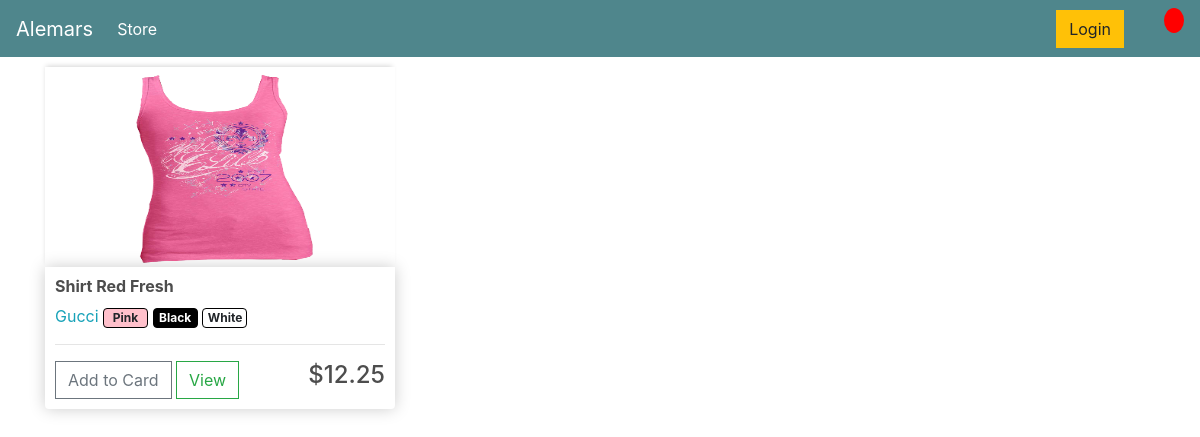
The app's page /store with its own data.
### product/models.py (models this page shows, shortened)
class TdtProduct(models.Model):
    GENDER_CHOICES = [
        ('0', 'male'),
        ('1', 'female'),
        ('2', 'others')
    ]
    tx_product_name = models.CharField(max_length=75)
    tx_description = models.CharField(max_length=75)
    gender = models.CharField(max_length=2, choices=GENDER_CHOICES)
    price_sale_unit = models.DecimalField(max_digits=8, decimal_places=2)
    id_subcategory = models.ForeignKey(CdtSubcategory, on_delete=models.CASCADE)
    id_brand = models.ForeignKey(CdtBrand, on_delete=models.CASCADE)
    id_vendor = models.ForeignKey(CdtVendor, on_delete=models.CASCADE)
    id_color = models.ManyToManyField(TdtColor)

class TdtColor(models.Model):
    tx_name_color = models.CharField(max_length=75)
    id_photo = models.ForeignKey(CdtProductPhoto, on_delete=models.CASCADE, null=True, blank=True)

class CdtProductPhoto(models.Model):
    tx_url_photo = models.ImageField(null=True, blank=True)
    bl_primary = models.BooleanField(default=False)
    """ @property
    def imageURL(self):
        url = self.tx_url_photo.url """

class CdtBrand(models.Model):
    tx_brand_name = models.CharField(max_length=50)

### product/views.py (the view)
# urls.py: path('store', ProductListView.as_view(), name = 'store')
class ProductListView(ListView):
    template_name = 'store.html'
    model = TdtProduct
    context_object_name = 'product'

### product/templates/store.html (shortened to what this page needs)
{% extends 'main.html' %}
{% load static %}
{% block content %}
<div class="row">
    {% for p in product %}
    <div class="col-lg-4">
        <img class="thumbnail img-fluid" src={% for i in p.id_color.all %}"{{i.id_photo.tx_url_photo.url}}"{% endfor %} alt="">
        <div class="box-element product">
            <h6><strong>{{ p.tx_product_name }}</strong></h6>
            <span class="text-info">{{ p.id_brand.tx_brand_name }}</span>
            {% for c in p.id_color.all %}
            <span class="badge" style="width: 45px; height: 20px; border: 1px solid black;
            background: {{ c.tx_name_color }}; {% if c.tx_name_color == 'Black' %} color: White {% endif %};">
            {{ c.tx_name_color }}</span>
            {% endfor %}
            <hr>
            <button data-product={{ product.id }} data-action="add"
            class="btn btn-outline-secondary add-btn update-cart">Add to Card</button>
            <a href="#" class="btn btn-outline-success">View</a>
            <h4 style="float: right;">${{ p.price_sale_unit }}</h4>
        </div>
    </div>
    {% endfor %}
</div>
{% endblock content %}

### static/css/main.css (style rules this page uses)
h1,h2,h3,h4,h5,h6 { color:hsl(0, 0%, 30%); }
.box-element { box-shadow:hsl(0, 0%, 80%) 0 0 16px; background-color: #fff; border-radius: 4px; padding: 10px; }
.thumbnail { width: 100%; height: 200px; -webkit-box-shadow: -1px -3px 5px -2px rgba(214,214,214,1); -moz-box-shadow: -1px -3px 5px -2px rgba(214,214,214,1); box-shadow: -1px -3px 5px -2px rgba(214,214,214,1); }
.product { border-radius: 0 0 4px 4px; }
.col-lg-4, .col-lg-6, .col-lg-8, .col-lg-12 { margin-top: 10px; }
.btn { border-radius: 0; }

### records on screen
TdtProduct: id_photo.tx_url_photo (picture), tx_product_name "Shirt Red Fresh", id_brand.tx_brand_name "Gucci", price_sale_unit "12.25"
TdtColor: tx_name_color "Pink"
TdtColor: tx_name_color "Black"
TdtColor: tx_name_color "White"
